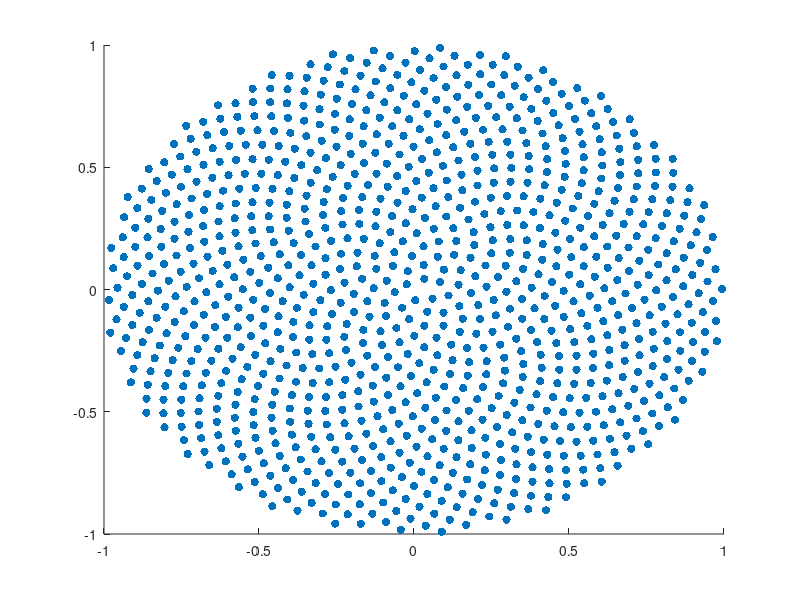

Recreate this plot in MATLAB. (Note: this script raises an error after producing the figure.)
%% Vogel spiral
num = 1000;
theta_init = pi*(3-sqrt(5));
i = 1:num;
t = theta_init*i; 
r = sqrt(i/num);
x = r.*cos(t); 
y = r.*sin(t);
figure(1)
scatter(x, y, 'filled');

%% plate 10, row 4, col 1
x = -N/2:spacing:N/2;
    [px, py] = meshgrid(x, x);
    err = 0.1 * spacing;
    for i = 1:size(px, 2)
        px(:, i) = px(:,i) - err + (err*2)*rand(size(px, 1), 1);
    end
